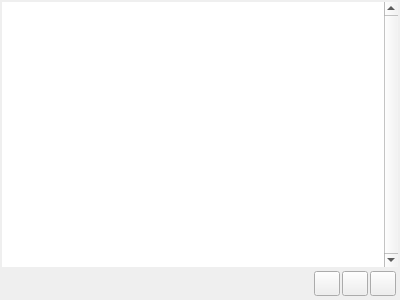
<?xml version="1.0" encoding="UTF-8"?>
<ui version="4.0">
 <class>CelsWindow</class>
 <widget class="QWidget" name="CelsWindow">
  <property name="geometry">
   <rect>
    <x>0</x>
    <y>0</y>
    <width>400</width>
    <height>300</height>
   </rect>
  </property>
  <property name="windowTitle">
   <string>Form</string>
  </property>
  <layout class="QVBoxLayout" name="verticalLayout">
   <property name="spacing">
    <number>2</number>
   </property>
   <property name="leftMargin">
    <number>2</number>
   </property>
   <property name="topMargin">
    <number>2</number>
   </property>
   <property name="rightMargin">
    <number>2</number>
   </property>
   <property name="bottomMargin">
    <number>2</number>
   </property>
   <item>
    <widget class="QGraphicsView" name="view">
     <property name="frameShape">
      <enum>QFrame::NoFrame</enum>
     </property>
     <property name="verticalScrollBarPolicy">
      <enum>Qt::ScrollBarAlwaysOn</enum>
     </property>
     <property name="horizontalScrollBarPolicy">
      <enum>Qt::ScrollBarAlwaysOff</enum>
     </property>
     <property name="alignment">
      <set>Qt::AlignLeading|Qt::AlignLeft|Qt::AlignTop</set>
     </property>
    </widget>
   </item>
   <item>
    <layout class="QHBoxLayout" name="buttonLayout">
     <property name="spacing">
      <number>2</number>
     </property>
     <property name="leftMargin">
      <number>2</number>
     </property>
     <property name="topMargin">
      <number>2</number>
     </property>
     <property name="rightMargin">
      <number>2</number>
     </property>
     <property name="bottomMargin">
      <number>2</number>
     </property>
     <item>
      <spacer name="horizontalSpacer">
       <property name="orientation">
        <enum>Qt::Horizontal</enum>
       </property>
       <property name="sizeHint" stdset="0">
        <size>
         <width>40</width>
         <height>20</height>
        </size>
       </property>
      </spacer>
     </item>
     <item>
      <widget class="QToolButton" name="copyCelButton">
       <property name="text">
        <string/>
       </property>
       <property name="icon">
        <iconset>
         <normalon>:/cel_copy_icon</normalon>
        </iconset>
       </property>
       <property name="iconSize">
        <size>
         <width>18</width>
         <height>18</height>
        </size>
       </property>
      </widget>
     </item>
     <item>
      <widget class="QToolButton" name="addCelButton">
       <property name="text">
        <string/>
       </property>
       <property name="icon">
        <iconset resource="../blit.qrc">
         <normaloff>:/cel_add_icon</normaloff>:/cel_add_icon</iconset>
       </property>
       <property name="iconSize">
        <size>
         <width>18</width>
         <height>18</height>
        </size>
       </property>
      </widget>
     </item>
     <item>
      <widget class="QToolButton" name="deleteCelButton">
       <property name="text">
        <string/>
       </property>
       <property name="icon">
        <iconset>
         <normalon>:/cel_delete_icon</normalon>
        </iconset>
       </property>
       <property name="iconSize">
        <size>
         <width>18</width>
         <height>18</height>
        </size>
       </property>
      </widget>
     </item>
    </layout>
   </item>
  </layout>
 </widget>
 <resources>
  <include location="../blit.qrc"/>
 </resources>
 <connections/>
</ui>
